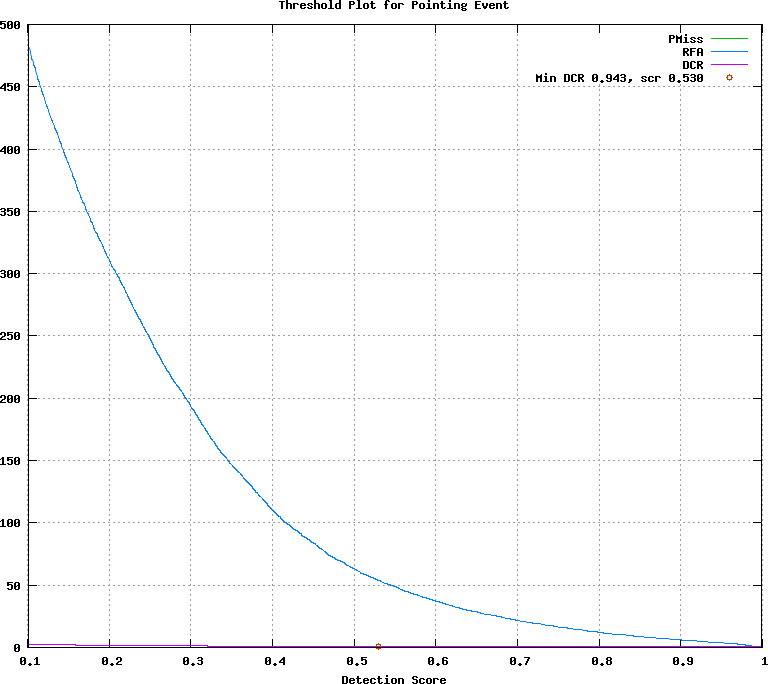

Source code (gnuplot):
## GNUPLOT command file
set terminal postscript color
set style data lines
set title 'Threshold Plot for Pointing Event'
set xlabel 'Detection Score'
set grid
set size ratio 0.85
plot [0.101000:0.999000]  \
  'x.det.Pointing_Event.dat.1' using 1:4 title 'PMiss' with lines lt 2, \
  'x.det.Pointing_Event.dat.1' using 1:5 title 'RFA' with lines lt 3, \
  'x.det.Pointing_Event.dat.1' using 1:6 title 'DCR' with lines lt 4, \
  'x.det.Pointing_Event.dat.2' using 1:2 title 'Min DCR 0.943, scr 0.530' with points lt 6
